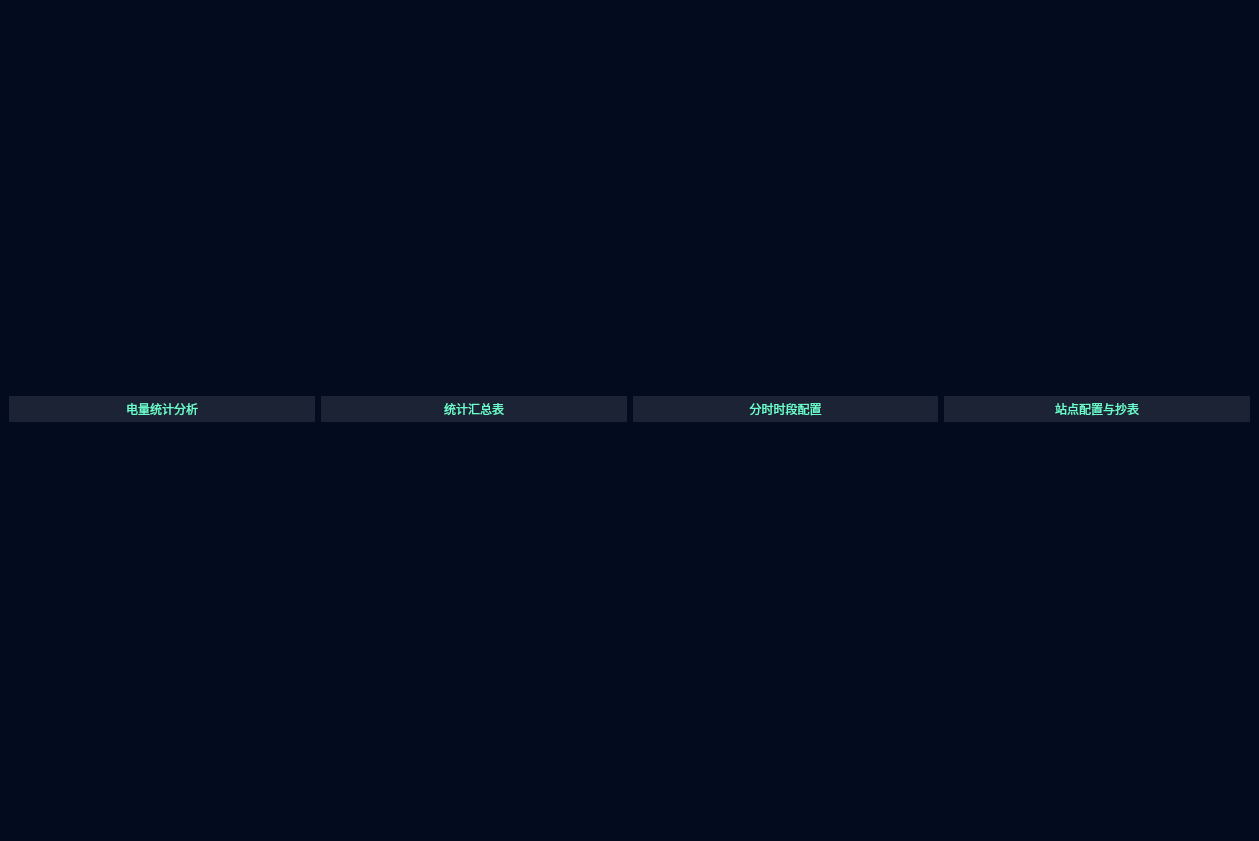
<?xml version="1.0" encoding="UTF-8"?>
<ui version="4.0">
 <class>MainWindow</class>
 <widget class="QMainWindow" name="MainWindow">
  <property name="geometry">
   <rect>
    <x>0</x>
    <y>0</y>
    <width>1259</width>
    <height>841</height>
   </rect>
  </property>
  <property name="windowTitle">
   <string>亿为分项计量</string>
  </property>
  <property name="styleSheet">
   <string notr="true">background-color: rgb(255, 255, 255);
background-color: rgb(3, 11, 30);</string>
  </property>
  <widget class="QWidget" name="centralwidget">
   <layout class="QGridLayout" name="gridLayout_2">
    <item row="0" column="0">
     <widget class="QPushButton" name="pushButton_4">
      <property name="styleSheet">
       <string notr="true">font: 75 12pt &quot;Times New Roman&quot;;
font: 17pt &quot;黑体&quot;;
color: rgb(110, 255, 207);
border: 4px solid rgba(255, 255, 255, 0);
background-color: rgba(255, 255, 255, 0.1);
border-radius:15px</string>
      </property>
      <property name="text">
       <string>电量统计分析</string>
      </property>
     </widget>
    </item>
    <item row="0" column="1">
     <widget class="QPushButton" name="pushButton_8">
      <property name="styleSheet">
       <string notr="true">font: 75 12pt &quot;Times New Roman&quot;;
font: 17pt &quot;黑体&quot;;
color: rgb(110, 255, 207);
border: 4px solid rgba(255, 255, 255, 0);
background-color: rgba(255, 255, 255, 0.1);
border-radius:15px</string>
      </property>
      <property name="text">
       <string>统计汇总表</string>
      </property>
     </widget>
    </item>
    <item row="0" column="2">
     <widget class="QPushButton" name="pushButton_5">
      <property name="styleSheet">
       <string notr="true">font: 75 12pt &quot;Times New Roman&quot;;
font: 17pt &quot;黑体&quot;;
color: rgb(110, 255, 207);
border: 4px solid rgba(255, 255, 255, 0);
background-color: rgba(255, 255, 255, 0.1);
border-radius:15px</string>
      </property>
      <property name="text">
       <string>分时时段配置</string>
      </property>
     </widget>
    </item>
    <item row="0" column="3">
     <widget class="QPushButton" name="pushButton_7">
      <property name="styleSheet">
       <string notr="true">font: 75 12pt &quot;Times New Roman&quot;;
font: 17pt &quot;黑体&quot;;
color: rgb(110, 255, 207);
border: 4px solid rgba(255, 255, 255, 0);
background-color: rgba(255, 255, 255, 0.1);
border-radius:15px</string>
      </property>
      <property name="text">
       <string>站点配置与抄表</string>
      </property>
     </widget>
    </item>
    <item row="1" column="0" colspan="4">
     <layout class="QGridLayout" name="gridLayout"/>
    </item>
   </layout>
  </widget>
  <widget class="QStatusBar" name="statusbar"/>
 </widget>
 <resources/>
 <connections/>
</ui>
